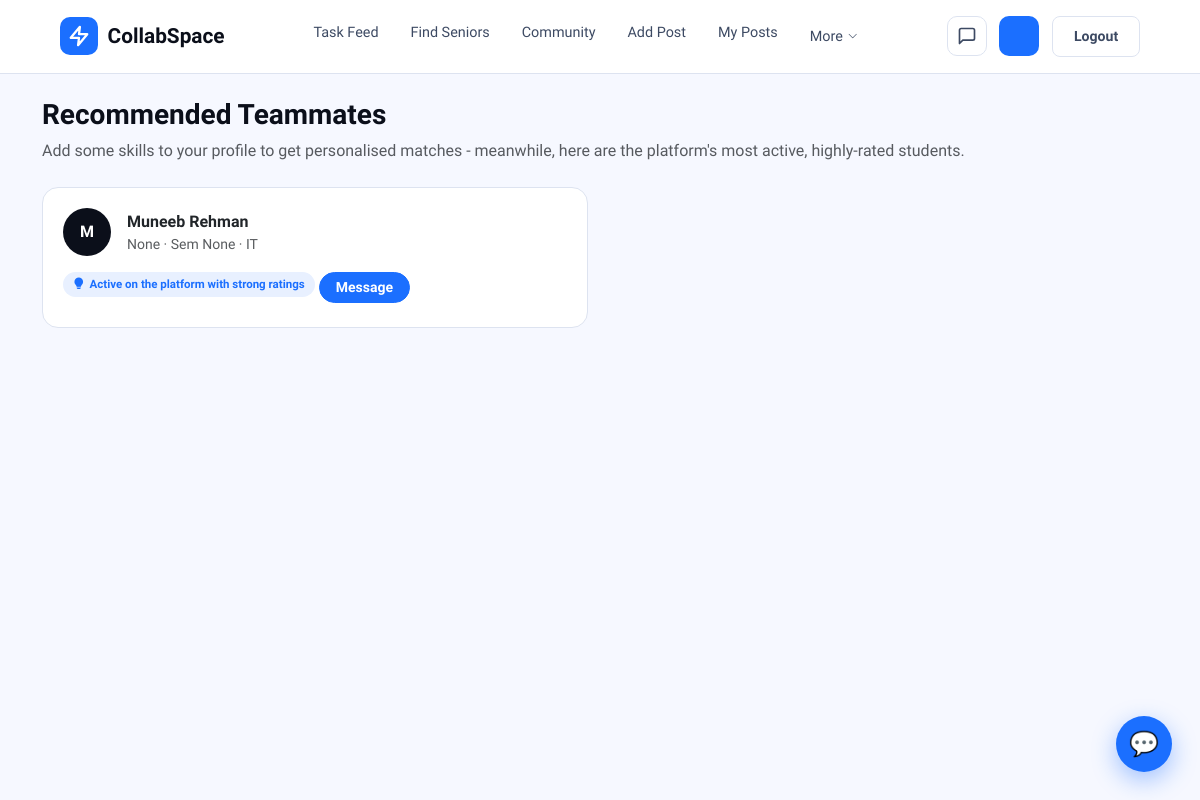
The page /teammates/recommended/ (signed in) on the database its author committed.
### accounts/models.py (models this page shows, shortened)
class Profile(models.Model):
    DEPARTMENT_CHOICES = [('IT', 'IT'), ('CS', 'CS'), ('DS', 'DS'), ('SE', 'SE'), ('EE', 'EE')]
    PROGRAM_CHOICES    = [('BSSE', 'BSSE'), ('BSCS', 'BSCS'), ('BSDS', 'BSDS'), ('BSIT', 'BSIT')]
    SEMESTER_CHOICES   = [(i, f'Semester {i}') for i in range(1, 8)]
    LOOKING_FOR        = [('fyp', 'FYP Partner'), ('paid', 'Paid Task'), ('both', 'Both')]
    AVAILABILITY       = [('5', '<5 hrs/week'), ('5-10', '5–10 hrs/week'), ('10-20', '10–20 hrs/week'), ('20+', '20+ hrs/week')]
    user         = models.OneToOneField(User, on_delete=models.CASCADE, related_name='profile')
    department   = models.CharField(max_length=10, choices=DEPARTMENT_CHOICES, default='IT', blank=True, null=True)
    program      = models.CharField(max_length=10, choices=PROGRAM_CHOICES, blank=True, null=True)
    semester     = models.IntegerField(choices=SEMESTER_CHOICES, blank=True, null=True)
    photo        = models.ImageField(upload_to='profiles/', blank=True, null=True)
    bio          = models.CharField(max_length=200, blank=True)
    github       = models.URLField(blank=True)
    linkedin     = models.URLField(blank=True)
    looking_for  = models.CharField(max_length=10, choices=LOOKING_FOR, blank=True, null=True)
    availability = models.CharField(max_length=10, choices=AVAILABILITY, blank=True, null=True)
    created_at   = models.DateTimeField(auto_now_add=True)
    batch        = models.CharField(max_length=20, blank=True, help_text='e.g. Fall 2022, Spring 2023')
    is_verified       = models.BooleanField(default=False, help_text='University email verified')
    id_card            = models.ImageField(upload_to='id_cards/', blank=True, null=True, help_text='Student card photo for senior verification')
    is_id_verified     = models.BooleanField(default=False, help_text='Reviewed and approved by an admin')
    is_supervisor      = models.BooleanField(default=False, help_text='Faculty / supervisor account that can endorse FYP posts')
    resume              = models.FileField(upload_to='resumes/', blank=True, null=True, help_text='Uploaded CV/resume (PDF, DOCX or TXT)')
    resume_updated_at   = models.DateTimeField(blank=True, null=True)
    class Meta:
        db_table = 'core_profile'

### accounts/views.py (the view)
# urls.py: path('teammates/recommended/',      views.recommended_teammates, name='recommended_teammates'),
@login_required
def recommended_teammates(request):
    from reviews.models import Review
    from accounts.models import Skill
    my_skill_ids = set(UserSkill.objects.filter(user=request.user).values_list('skill_id', flat=True))
    candidates = Profile.objects.exclude(user=request.user).select_related('user')
    scored = []
    for profile in candidates:
        their_skill_ids = set(UserSkill.objects.filter(user=profile.user).values_list('skill_id', flat=True))
        if not their_skill_ids:
            continue
        complementary = their_skill_ids - my_skill_ids
        overlap = their_skill_ids & my_skill_ids
        score = (len(complementary) * 2) + len(overlap)
        if score > 0:
            scored.append((profile, score, complementary, overlap))
    scored.sort(key=lambda t: t[1], reverse=True)
    top = scored[:8]
    fallback_mode = False
    if not top:
        fallback_mode = True
        fallback_profiles = list(candidates)
        fallback_profiles.sort(
            key=lambda p: (
                Review.average_for(p.user)['average'] or 0,
                Post.objects.filter(author=p.user).count(),
            ),
            reverse=True,
        )
        top = [(p, 0, set(), set()) for p in fallback_profiles[:8]]
    recommendations = []
    for profile, score, complementary_ids, overlap_ids in top:
        skills = Skill.objects.filter(id__in=complementary_ids)
        shared = Skill.objects.filter(id__in=overlap_ids)
        rating = Review.average_for(profile.user)
        if fallback_mode:
            reason = 'Active on the platform with strong ratings'
        elif complementary_ids and overlap_ids:
            reason = f'Brings {len(complementary_ids)} new skill(s), shares {len(overlap_ids)} with you'
        elif complementary_ids:
            reason = f'Brings {len(complementary_ids)} skill(s) you don\u2019t have yet'
        else:
            reason = f'Shares {len(overlap_ids)} skill(s) with you'
        recommendations.append({
            'profile': profile,
            'score': score,
            'complementary_skills': skills,
            'shared_skills': shared,
            'rating': rating,
            'reason': reason,
        })
    return render(request, 'accounts/recommended_teammates.html', {
        'recommendations': recommendations,
        'fallback_mode': fallback_mode,
        'has_skills': bool(my_skill_ids),
    })

### accounts/models.py (called while the page is built)
    def __str__(self):
        return self.name

### messaging/context_processors.py (called while the page is built)
def unread_messages(request):
    if request.user.is_authenticated:
        count = Message.objects.filter(
            receiver=request.user, is_read=False
        ).count()
        return {'unread_count': count}
    return {'unread_count': 0}

### pages/context_processors.py (called while the page is built)
def global_forms(request):
    if request.user.is_authenticated:
        return {'global_post_form': PostForm()}
    return {}

### reviews/models.py (called while the page is built)
    @staticmethod
    def average_for(user):
        agg = Review.objects.filter(reviewed_user=user).aggregate(avg=Avg('rating'), count=Count('id'))
        return {
            'average': round(agg['avg'], 1) if agg['avg'] else None,
            'count': agg['count'] or 0,
        }

### templates/accounts/recommended_teammates.html (shortened to what this page needs)
{% extends 'pages/base.html' %}
{% block content %}
<h3 class="fw-bold mb-2">Recommended Teammates</h3>
{% if fallback_mode %}
  <p class="text-muted mb-4">
    {% if not has_skills %}
      Add some skills to your profile to get personalised matches - meanwhile, here are the platform's most active, highly-rated students.
    {% else %}
      No strong skill-based matches yet - here are the platform's most active, highly-rated students instead.
    {% endif %}
  </p>
{% else %}
  <p class="text-muted mb-4">Students whose skills complement your own - ranked by how much new expertise they'd bring to your team.</p>
{% endif %}
{% if recommendations %}
<div class="row">
  {% for rec in recommendations %}
  <div class="col-md-6 mb-4">
    <div class="rt-card">
      <div class="d-flex align-items-center gap-3 mb-2">
        {% if rec.profile.photo %}
          <img src="{{ rec.profile.photo.url }}" class="rounded-circle" width="48" height="48" style="object-fit:cover;">
        {% else %}
          <div class="rounded-circle text-white d-flex align-items-center justify-content-center fw-bold" style="width:48px;height:48px;background-color:var(--sidebar-bg);">
            {{ rec.profile.user.first_name|first }}
          </div>
        {% endif %}
        <div>
          <a href="{% url 'user_profile' rec.profile.user.username %}" class="fw-bold text-decoration-none text-dark">
            {{ rec.profile.user.first_name }} {{ rec.profile.user.last_name }}
          </a>
          <div class="text-muted small">{{ rec.profile.program }} &middot; Sem {{ rec.profile.semester }}{% if rec.profile.department %} &middot; {{ rec.profile.department }}{% endif %}</div>
        </div>
      </div>
      <div class="rt-reason"><i class="bi bi-lightbulb-fill"></i> {{ rec.reason }}</div>
      <a href="{% url 'chat' rec.profile.user.username %}" class="btn btn-primary btn-sm rounded-pill px-3 mt-2">Message</a>
    </div>
  </div>
  {% endfor %}
</div>
{% else %}
  <div class="text-center py-5 text-muted">
    <i class="bi bi-people" style="font-size: 2.2rem; opacity: 0.35;"></i>
    <p class="mt-3">No other students on the platform yet.</p>
  </div>
{% endif %}
{% endblock %}

### static/css/base.css (style rules this page uses)
:root { --blue: #1B6FFF; --blue-d: #1050C8; --blue-l: #E8F0FF; --ink: #0B0F1A; --ink2: #3D4A63; --ink3: #7A8699; --white: #FFFFFF; --off: #F6F8FF; --border: #DDE3F0; --accent: #FF5B3B; --green: #12B76A; --sidebar-bg: #0B0F1A; --primary-blue: #1B6FFF; --bg-light: #F6F8FF; --card-shadow: 0 4px 20px rgba(0, 0, 0, 0.05); }
body { font-family: 'Sora', 'Inter', sans-serif; background-color: var(--bg-light); color: var(--ink); margin: 0; padding: 0; }
.btn-primary { background-color: var(--blue); border-color: var(--blue); border-radius: 10px; font-weight: 600; transition: all 0.2s; }

### templates/accounts/recommended_teammates.html (style rules this page uses)
.rt-card { border-radius: 16px; border: 1px solid var(--border); background: #fff; padding: 20px; height: 100%; transition: box-shadow 0.15s ease; }
.rt-reason { display: inline-flex; align-items: center; gap: 5px; font-size: 0.72rem; font-weight: 600; color: var(--blue); background: var(--blue-l); padding: 4px 10px; border-radius: 20px; margin-bottom: 10px; }

### rows shown on the page
Profile: profile.user.first_name|first "M", profile.user.first_name "Muneeb", profile.user.last_name "Rehman", profile.program "None", profile.semester "None", profile.department "IT", reason "Active on the platform with strong ratings"
